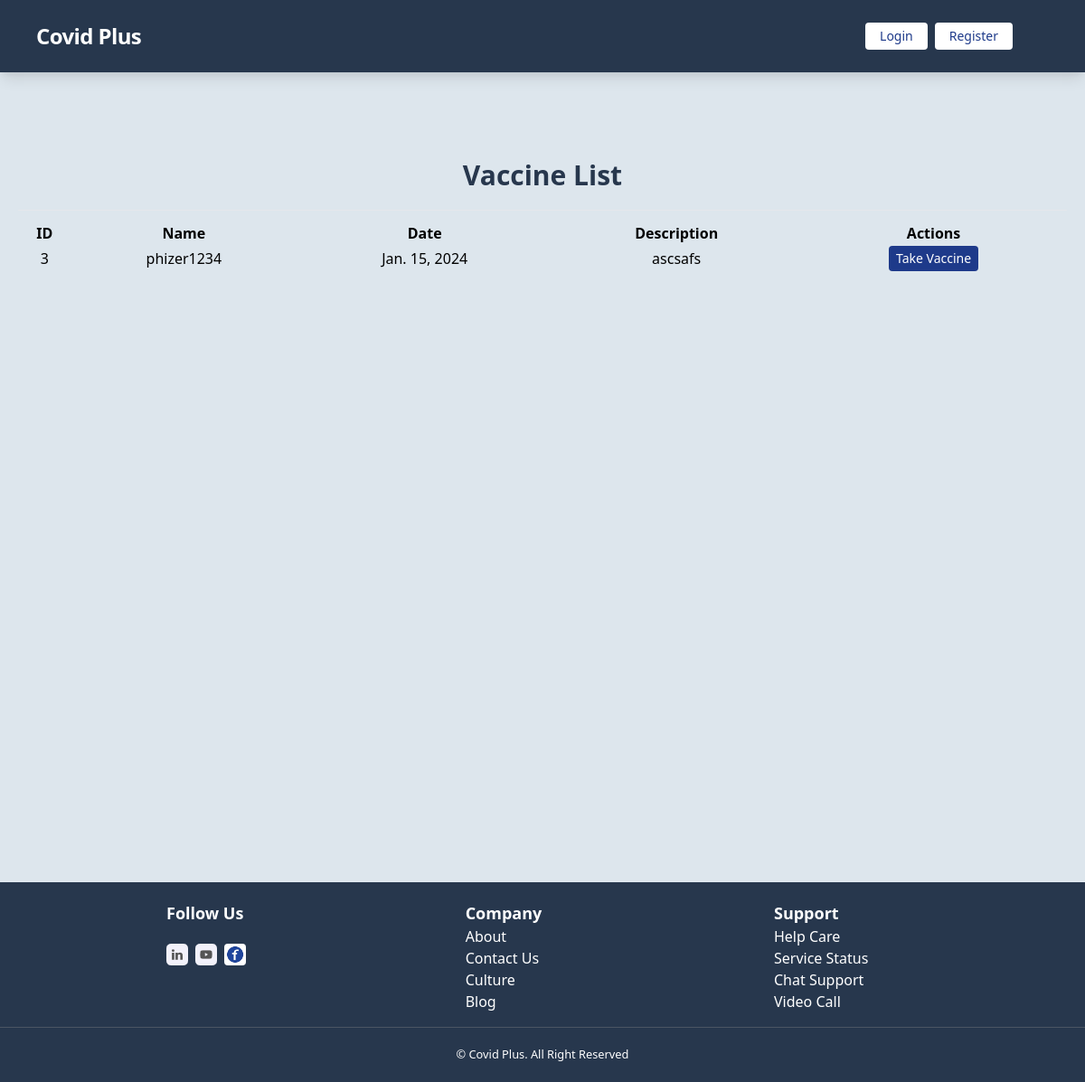
The page /campaign/vaccine_list/ on the database its author committed.
### campaign/models.py (models this page shows, shortened)
class Vaccine(models.Model):
    name = models.CharField(max_length=100)
    description = models.TextField()
    date = models.DateField(null=True, blank=True)
    age = models.CharField(max_length=10)
    dose_number = models.IntegerField(null=True, blank=True)
    campaign = models.ManyToManyField(Campaign, related_name="campaign")
    user_account = models.ForeignKey(
        UserAccount,
        on_delete=models.CASCADE,
        related_name="vaccine",
        null=True,
        blank=True,
    )

### campaign/views.py (the view)
# urls.py: path("vaccine_list/", VaccineListView.as_view(), name="vaccine_list"),
class VaccineListView(ListView):
    model = Vaccine
    template_name = "vaccine_list.html"
    context_object_name = "vaccine_list"
    ordering = ["-date"]
    def get_context_data(self, **kwargs):
        context = super().get_context_data(**kwargs)
        return context

### campaign/templates/vaccine_list.html
{% extends 'base.html' %} {% block body %}
<div style='height: 100vh;'>
<h1 class="mt-24 text-center mb-5 font-bold text-3xl">Vaccine List</h1>
<table class="table m-5 p-10 w-full m-auto">
  <thead>
    <tr class="mb-5">
      <th scope="col">ID</th>
      <th scope="col">Name</th>
      <th scope="col">Date</th>
      <th scope="col">Description</th>
      <th scope="col">Actions</th>
    </tr>
  </thead>
  <hr class="w-full my-3" />
  <tbody class="text-center">
    {% for vaccine in vaccine_list %}
    <tr class="">
      <td>{{ vaccine.id }}</td>
      <td>{{ vaccine.name }}</td>
      <td>{{ vaccine.date }}</td>
      <td>{{ vaccine.description|truncatewords:10}}</td>
      {% if request.user.account.role == "Doctor" %}
      <td>
        <button
          class="text-white text-sm px-2 py-1 rounded hover:bg-black focus:outline-none focus:shadow-outline-yellow"
        >
          <a href="{% url 'edit_vaccine' vaccine.id %}">Edit </a>
        </button>
        <button
          class="bg-black text-white text-sm px-2 py-1 rounded hover:bg-red-600 focus:outline-none focus:shadow-outline-red"
        >
          <a href="{% url 'delete_vaccine' vaccine.id %}">Delete </a>
        </button>
      </td>
      {% else %}
      <td>
        <button
          class="bg-blue-900 text-white text-sm px-2 py-1 rounded hover:bg-blue-600 focus:outline-none focus:shadow-outline-red"
        >
          <a href="{% url 'booking'%}">Take Vaccine </a>
        </button>
      </td>
      {% endif %}
    </tr>
    {% endfor %}
  </tbody>
</table>
</div>
{% endblock %}

### rows shown on the page
Vaccine: id "3", name "phizer1234", date "Jan. 15, 2024", description "ascsafs"
